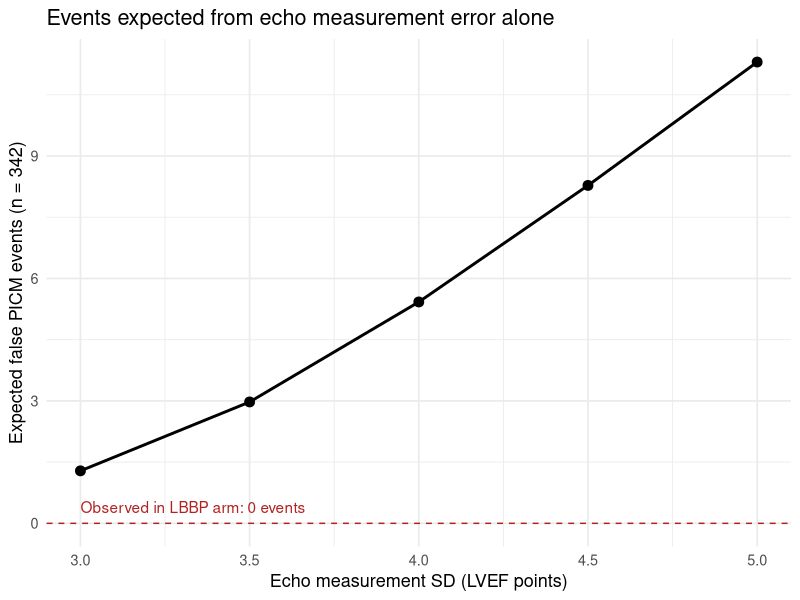
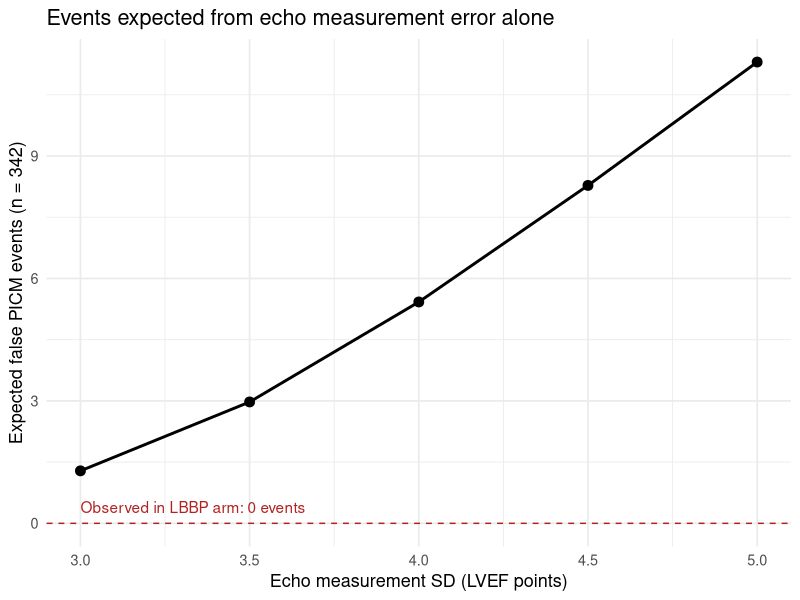

Generate these figures, in order, with R:
## ---- chunk 1
#| include: true
library(tidyverse)
library(knitr)
library(kableExtra)
## ---- chunk 2
#| label: tbl-sim
#| tbl-cap: "Expected false-positive PICM events among 342 LBBP patients with perfectly stable true LVEF, by echo measurement SD (5000 simulations each)"

## How surprising are 0 pacing-induced cardiomyopathy (PICM) events
## among 342 LBBP patients (OptimPacing, NEJM 2026)?
##
## Question: if every patient's TRUE ejection fraction were perfectly stable,
## how many would still meet the PICM echo definition through measurement
## variability alone?
## PICM definition: decrease >= 10 points from post-implant baseline,
## with resulting LVEF < 50%.
## Protocol (Table 1): pre-discharge baseline echo + 5 follow-up echoes
## (3, 6, 12, 24, 36 months).

set.seed(2026)
n      <- 342     # LBBP patients
n_fu   <- 5       # follow-up echoes per protocol
ef_mu  <- 63.2    # baseline mean LVEF, LBBP arm (Table 1)
ef_sd  <- 5.9     # observed baseline SD (includes measurement error)
nsim   <- 5000

sim_noise <- function(sd_meas) {
  sd_true <- sqrt(ef_sd^2 - sd_meas^2)   # true between-patient SD
  ev <- replicate(nsim, {
    ef_true <- rnorm(n, ef_mu, sd_true)                                 # true EF
    base    <- ef_true + rnorm(n, 0, sd_meas)                           # baseline = true + error
    fu      <- ef_true + matrix(rnorm(n * n_fu, 0, sd_meas), n, n_fu)   # 342 x 5 follow-up measurements
    sum(apply((base - fu >= 10) & (fu < 50), 1, any))
  })
  lambda <- mean(ev)                     # expected number of false events
  c(sd_meas         = sd_meas,
    p_per_patient   = lambda / n,
    expected_events = lambda,
    P0_simulated    = mean(ev == 0),
    P0_poisson      = exp(-lambda))      # Poisson P(0) = exp(-lambda)
}

res <- as.data.frame(t(sapply(c(3, 3.5, 4, 4.5, 5), sim_noise)))

kable(signif(res, 3),
      col.names = c("Measurement SD", "P(event) per patient", "Expected events",
                    "P(0 events), simulated", "P(0 events), Poisson")) |>
  kable_styling(full_width = FALSE)

## Preview image for the blog listing: must be a ggplot object, saved
## relative to this post's folder (Quarto renders from the post's directory)
p_prev <- ggplot(res, aes(sd_meas, expected_events)) +
  geom_line(linewidth = 1) +
  geom_point(size = 3) +
  geom_hline(yintercept = 0, linetype = "dashed", colour = "firebrick") +
  annotate("text", x = 3, y = 0.4, hjust = 0, colour = "firebrick",
           label = "Observed in LBBP arm: 0 events") +
  labs(x = "Echo measurement SD (LVEF points)",
       y = "Expected false PICM events (n = 342)",
       title = "Events expected from echo measurement error alone") +
  theme_minimal(base_size = 13)

ggsave("preview-image.png", p_prev, width = 8, height = 4.5, dpi = 150, bg = "white")

## Note: a 2D-echo temporal variability >10 points (Thavendiranathan et al.,
## JACC 2013) corresponds to a per-measurement SD of roughly 3.5-5 points.
## Any true intercurrent decline (ischemia, AF, valve disease) would only add
## events, so these probabilities of zero are upper bounds.
## ---- chunk 3
#| fig-cap: "Expected number of false-positive PICM events from measurement error alone"
p_prev
